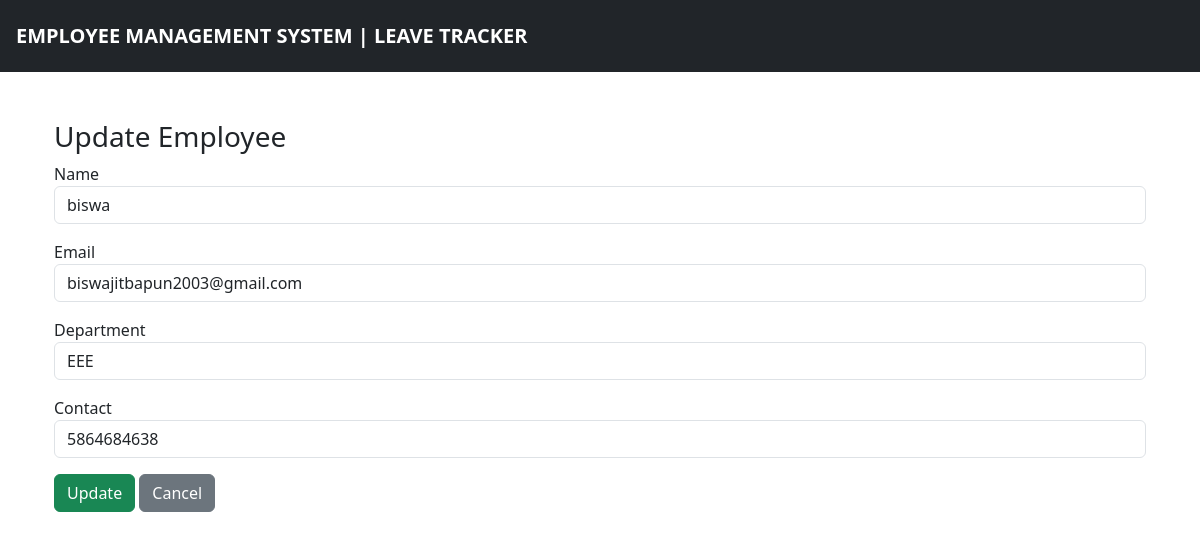
/update-employee/1/ (signed in), run on the app's committed database.
### ems/models.py (models this page shows, shortened)
class Employee(models.Model):
    user = models.OneToOneField(User, on_delete=models.CASCADE)
    name = models.CharField(max_length=100)
    department = models.CharField(max_length=100)
    email = models.EmailField(unique=True)
    contact = models.CharField(max_length=15)

### ems/views.py (the view, shortened to what this page needs)
# urls.py: path('update-employee/<int:id>/', views.update_employee, name='update_employee'),
def update_employee(request, id):
    if not request.user.is_superuser:
        return redirect('admin_dashboard')
    emp = get_object_or_404(Employee, id=id)
    return render(request, 'update_employee.html', {'emp': emp})

### ems/templates/update_employee.html (shortened to what this page needs)
{% extends 'base.html' %}
{% block content %}
<div class="container mt-5">
    <h3>Update Employee</h3>
    <form method="POST">
        <div class="mb-3">
            <label>Name</label>
            <input type="text" name="name" value="{{ emp.name }}" class="form-control">
        </div>
        <div class="mb-3">
            <label>Email</label>
            <input type="email" name="email" value="{{ emp.email }}" class="form-control">
        </div>
        <div class="mb-3">
            <label>Department</label>
            <input type="text" name="department" value="{{ emp.department }}" class="form-control">
        </div>
        <div class="mb-3">
            <label>Contact</label>
            <input type="text" name="contact" value="{{ emp.contact }}" class="form-control">
        </div>
        <button type="submit" class="btn btn-success">Update</button>
        <a href="{% url 'admin_dashboard' %}" class="btn btn-secondary">Cancel</a>
    </form>
</div>
{% endblock %}

### data on the page
Employee: name "biswa", email "biswajitbapun2003@gmail.com", department "EEE", contact "5864684638"
